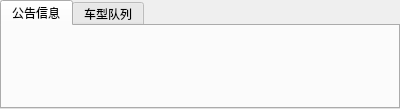
<?xml version="1.0" encoding="UTF-8"?>
<ui version="4.0">
 <class>FormCarQueue</class>
 <widget class="QWidget" name="FormCarQueue">
  <property name="geometry">
   <rect>
    <x>0</x>
    <y>0</y>
    <width>400</width>
    <height>109</height>
   </rect>
  </property>
  <property name="windowTitle">
   <string>Form</string>
  </property>
  <layout class="QVBoxLayout" name="verticalLayout">
   <property name="margin">
    <number>0</number>
   </property>
   <item>
    <widget class="QTabWidget" name="tabWidget">
     <property name="currentIndex">
      <number>0</number>
     </property>
     <widget class="QWidget" name="tab">
      <attribute name="title">
       <string>公告信息</string>
      </attribute>
      <layout class="QVBoxLayout" name="verticalLayout_2">
       <property name="spacing">
        <number>0</number>
       </property>
       <property name="margin">
        <number>0</number>
       </property>
      </layout>
     </widget>
     <widget class="QWidget" name="tab_2">
      <attribute name="title">
       <string>车型队列</string>
      </attribute>
     </widget>
    </widget>
   </item>
  </layout>
 </widget>
 <resources/>
 <connections/>
</ui>
